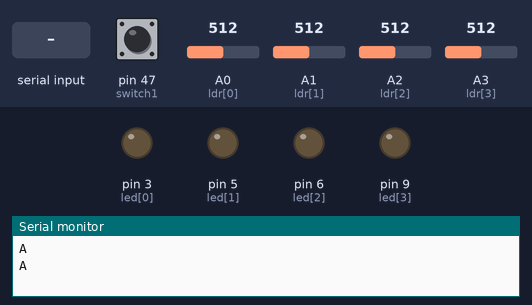
Bench run of a sketch on a simulated Arduino Mega 2560, built with avr-gcc and run on an emulated ATmega2560. Parts: output pins drawn as LEDs (lit = HIGH), the last lines printed to the serial monitor. Inputs (shaded band) come from the test bench; at power-on: A3 (ldr[3]) = 512, A0 (ldr[0]) = 512, A1 (ldr[1]) = 512, A2 (ldr[2]) = 512, pin 47 (switch1) HIGH.

Above: at 1.0 s.
1.1 s: "A" received over Serial
At 2.1 s:
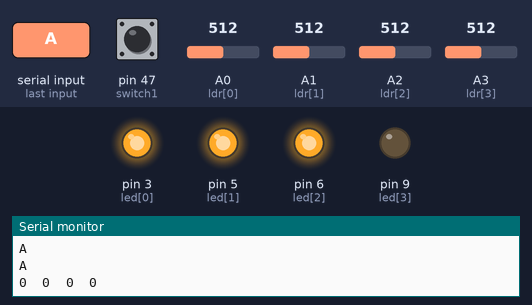
3.0 s: A3 (ldr[3]) set to 716
At 3.9 s:
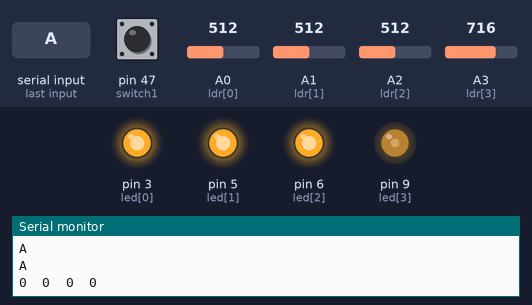
4.5 s: A0 (ldr[0]) set to 306
At 5.4 s:
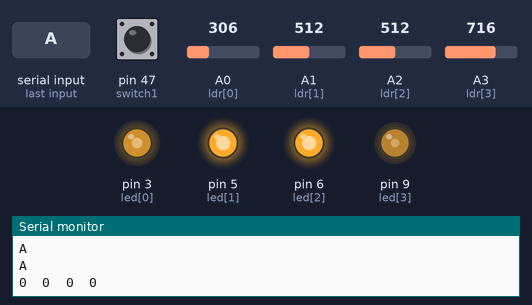
6.0 s: A1 (ldr[1]) set to 306
At 6.6 s:
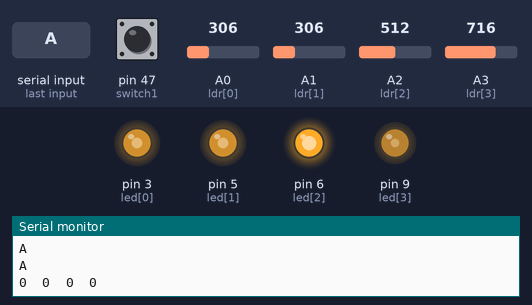
7.5 s: A2 (ldr[2]) set to 306
At 8.7 s:
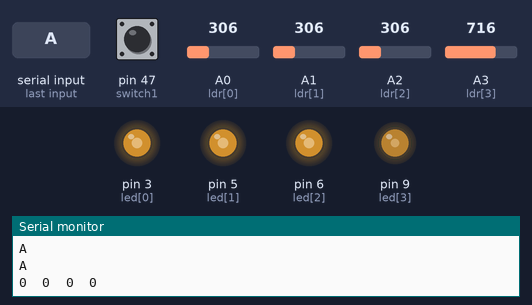
9.0 s: A0 (ldr[0]) set to 30
At 10.0 s:
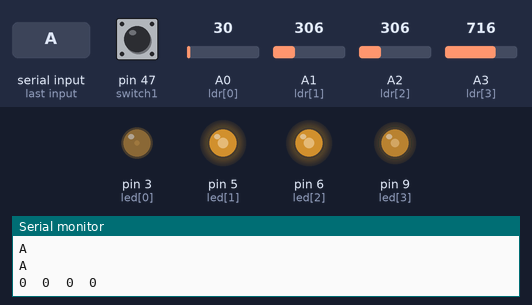
Timing chart, 0 to 11.5 s (numbered marks = the images above; inputs shaded):
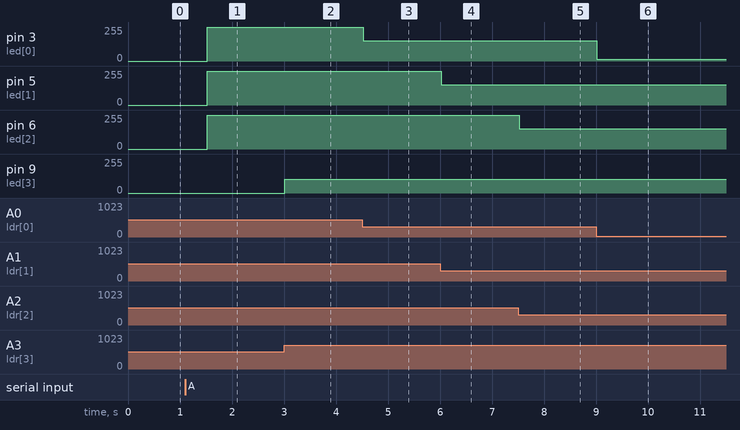

The sketch:

Serial-4ch_Processing_20161204a_working-recorder.ino
```cpp
/*
Candle Sensor Campfire - AnalogReadSerial
Nic Hansen - 20161107
with much [appreciated] copy&paste from others' examples.
...
Branched from "Record-Replay_20161106c_processing-4ch.ino"
*/

//............................................................
//=======================VARIABLES============================
//============================================================

// input variables
const int ldrs = 4;  // number of sensors attached, for calculating arrays.
const int ldr[ldrs] = {A0, A1, A2, A3};  // light dependent resistors (ldr).
const int switch1 = 47;  // switch (use internal pullup).
const int pots = 3;  // number of pots for controlling.
const int pot[pots] = {A4, A5, A6};  // pots for controlling.
byte inByte;  // for receiving serial markers.

// output & tuning variables
const int outputs = 4;  // number of output channels to processing. (was 15).
const int led[outputs] = {3, 5, 6, 9};  // LED outs with PWM for brightness control. (was {2, 3, 4, 5, 6, 7, 8, 9, 10, 11, 12, 13, 44, 45, 46})
const int smoothing = 2;  // number of rows for arrays (for old vals and for averaging). (was 4).
int inVal[ldrs][smoothing];  // array to store&communicate LED outputs.
const int delayHistory = 2;  // history cycles to skip for for each light delay level. (was 3).
const int history = (delayHistory * smoothing);  // nuber of rows for arrays, for output delay.
int storageVal[outputs][history];  // array to store&tune.
int outVal [outputs];  // array for communicating tuned outputs.
int inputLow = 0;  // for tuning input off (0-1023) (higher is more sensitive). (was 230).
int inputHigh = 1023;  // for tuning input full (0-1023) (lower is more sensitive). (was 350).
int storageLow = 0;  // for storing input off.
int storageHigh = 1023;  // for storing input full (cap at 512).
int outputLow = 0;  // for tuning output off (0-255). (was 120).
int outputHigh = 1023;  // for tuning full (0-255). (was 255).

// record/replay components
const int lengthSample = 50;  // number of samples to record for replay. (was 680).
int countSample = 0;  // keep track of current sample in record/replay.
int storeSample[ldrs][lengthSample];  // array to store recorded samples for replay.
bool recordingMode = true;  // true=recording; false=replay (ie.not recording).
bool recordingComplete = false;  // have we finished one cycle of recording?

// administrative variables
int ldrRead[ldrs];
bool switchOff1 = false;  // is the switch on? (for onboard pullup resistor, low(0) is on)
int delayAnalog = 2;  // millis between each analog read (multiplied by 5+!).
int delayPrint = 1000;  // millis between printing to serial.
int i = 0;  // for counting in arrays and stuff.
int j = 0;  // for counting in arrays and stuff.
int sum = 0;  // for averaging arrays and stuff.
unsigned long currentMillis = 0;
unsigned long lastMillis = 0;
unsigned long lastMillisPrint = 0;
unsigned long timeLoop = 0;

//............................................................
//............................................................
//=========================SETUP==============================
//============================================================
// the setup routine runs once when you press reset:
void setup() {
  // initialize serial communication at 9600 bits per second:
  Serial.begin(9600);
    // establishContact with Processing over serial
  while (Serial.available() <= 0) {
    Serial.println("A");   // send a capital A
    delay(500);
  }  // close "while(Serial.available...)"
  // input pins:
  pinMode(switch1, INPUT_PULLUP);  // internal Pullup resistor, LOW (0) will indicate closed circuit.
  for (i = 0; i < ldrs; i++) {
    pinMode(ldr[i], INPUT);  // turn on input pin for each sensor.
  }  // close "for(i=0...)"
  // output pins:
  for (i = 0; i < outputs; i++) {
    pinMode(led[i], OUTPUT);  // turn on output pins.
  }  // close "for(i=0...)"
  // start clocks
  currentMillis = millis();
  lastMillis = millis();
  lastMillisPrint = millis();
}  // close setup
//............................................................
//............................................................
//=========================LOOP===============================
//============================================================
// the loop routine runs over and over again forever:
void loop() {
  timekeeping();  // update counters.
  readInputs();  // check controls.
  modeSelect();  // determine what mode has been selected.
  if (recordingMode == true) {
    readLDR();  // read LDR (light sensor) inputs and store them.
  }  // close "if(recordingMode...)"
  else {
    playLDR();  // retrieve LDR (light sensor) values that were stored:
  }  // close "else."
  records();  // update records with previous vals.
  equations();  // convert to meaningful units.
  // printReadings(); // serial print the converted input values.
  light(); // actuate lights.
  communicateSerial();  // send array to "lights" on computer in Processing.
}  // close loop
//............................................................
//............................................................
//=======================FUNCTIONS============================
//============================================================
//...................timekeeping function.....................
//~~~~~~~~~~~~~~~~~~~~~~~~~~~~~~~~~~~~~~~~~~~~~~~~~~~~~~~~~~~~
void timekeeping() {
  lastMillis = currentMillis;
  currentMillis = millis();
  timeLoop = currentMillis - lastMillis;
  if (countSample >= lengthSample) {  // if we're at sample max.
    countSample = 0;  // ...reset counter.
    recordingComplete = true;  // mark the recording as complete.
  }  // close "if(countSample...)"
}  // close timekeeping function.
//............................................................
//.....................readInputs function....................
//~~~~~~~~~~~~~~~~~~~~~~~~~~~~~~~~~~~~~~~~~~~~~~~~~~~~~~~~~~~~
void readInputs() {  // check controls.
  switchOff1 = digitalRead(switch1);  // check switch1.
  delay(delayAnalog);  //give a moment to stabilize voltage.
//  outputHigh = map(analogRead(pot[0]), 0, 1023, 0, 255);
//  delay(delayAnalog);  //give a moment to stabilize voltage.
//  inputLow = map(analogRead(pot[1]), 0, 1023, 30, 255);
//  delay(delayAnalog);  //give a moment to stabilize voltage.
//  inputHigh = map(analogRead(pot[2]), 0, 1023,   0, 255);
}  // close "readInputs" function.
//............................................................
//.....................modeSelect function....................
//~~~~~~~~~~~~~~~~~~~~~~~~~~~~~~~~~~~~~~~~~~~~~~~~~~~~~~~~~~~~
void modeSelect() {  // determine what mode has been selected.
  if (switchOff1 == false) {  // if the switch is on...
    if (recordingComplete == true) {  // ...and if recording is full...
      recordingMode = false;  // ...stop recording (and just play back).
    }  // close "if(recordingComplete...)"
  }  // close "if(recordingMode...)"
  if (switchOff1 == true) {  // if switch is off...
    recordingMode = true;  // ...keep reading the sensors.
  }  // close "if(switchOff1=true...)"
}  // close "modeSelect" function.
//............................................................
//.....................records function.......................
//~~~~~~~~~~~~~~~~~~~~~~~~~~~~~~~~~~~~~~~~~~~~~~~~~~~~~~~~~~~~
void records() {
  for (i = 0 ; i < outputs ; i++) {  // shift values down...
    for (j = 0 ; j < (smoothing - 1) ; j++) {  // ...for averaging (smoothing).
      inVal[i][(smoothing - 1 - j)] = inVal[i][(smoothing - 2 - j)];
    }  // close "for(j...)"
    for (j = 0 ; j < (history - 1) ; j++) {  // ...for delaying.
      storageVal[i][(history - 1 - j)] = storageVal[i][(history - 2 - j)];
    }  // close "for(j...)"
  }  // close "for(i...)"
}  // close records function.
//............................................................
//......................readLDRfunction.......................
//~~~~~~~~~~~~~~~~~~~~~~~~~~~~~~~~~~~~~~~~~~~~~~~~~~~~~~~~~~~~
void readLDR() {  // read LDR (light sensor) inputs and store them:
  for (i = 0; i < ldrs; i++) {
    delay(delayAnalog);
    ldrRead[i] = analogRead(ldr[i]);
    storeSample[i][countSample] = ldrRead[i];
  }  // close "for(i=0...)"
  countSample++;
}  // close function readLDR
//............................................................
//......................playLDRfunction.......................
//~~~~~~~~~~~~~~~~~~~~~~~~~~~~~~~~~~~~~~~~~~~~~~~~~~~~~~~~~~~~
void playLDR() {  // retrieve LDR (light sensor) values that were stored:
  for (i = 0; i < ldrs; i++) {
    delay(delayAnalog);
    ldrRead[i] = storeSample[i][countSample];
  }  // close "for(i=0...)"
  countSample++;
}  // close function readLDR
//............................................................
//...................equations function.......................
//~~~~~~~~~~~~~~~~~~~~~~~~~~~~~~~~~~~~~~~~~~~~~~~~~~~~~~~~~~~~
void equations() {  // convert input values to meaningful units, add delays.
  // map inputs to storage range.
  for (i = 0; i < ldrs; i++) {
    inVal[i][0] = map(ldrRead[i], inputLow, inputHigh, storageLow, storageHigh);  // tune on-off for lights. (was 230, 350, 120, 255).
    inVal[i][0] = constrain(inVal[i][0], storageLow, storageHigh);  // constrain to valid range, just in case outlier.
  }  // close "for(int i...)"
  // do smoothing and sensitivity settings.
  for (i = 0; i < outputs; i++) {
    if (i < ldrs) {  // set first 4 as average of prev (smoothing).
      sum = 0;
      for (j = 1; j < smoothing; j++) {
        sum = sum + inVal[i][j];
      }  // close "for(j=0...)"
      storageVal[i][0] = sum / smoothing; // smooth by averaging recent readings.
    }  // close "if(i<ldrs...)"
    else {
      storageVal[i][0] = storageVal[i - ldrs][delayHistory - 1];
    }  // close else.
    outVal[i] = map(storageVal[i][0], storageLow, storageHigh, outputLow, outputHigh);  // tune according to settings.
  }  // close "for(i...)"
}  // end function equations.
//............................................................
//.................printReadings function.....................
//~~~~~~~~~~~~~~~~~~~~~~~~~~~~~~~~~~~~~~~~~~~~~~~~~~~~~~~~~~~~
void printReadings() {  // print the converted input values.
  if (currentMillis > (lastMillisPrint + delayPrint)) {
    Serial.println("");
    Serial.println("~~~~~~~~~~~~~~~~~~~~~~~~~~~~~~~~~~~~~~~~~~");
    Serial.print("cycle time 0.");
    Serial.print(timeLoop);
    Serial.println(" seconds");
    Serial.println("~~~~~~~~~~~~~~~~~~~~~~~~~~~~~~~~~~~~~~~~~~");
    Serial.println("__inVals__");
    Serial.println("");
    for (i = 0; i < outputs; i++) {
      Serial.print("storageVal[");
      Serial.print(i);
      Serial.print("][0] = ");
      Serial.println(storageVal[i][0]);
      Serial.println("");
    }  // close "for(int i=0...)"
    Serial.println("");
    lastMillisPrint = currentMillis ;
  }  // end if(currentMillisPrint...).
}  // end function printReadings.
//............................................................
//......................light function........................
//~~~~~~~~~~~~~~~~~~~~~~~~~~~~~~~~~~~~~~~~~~~~~~~~~~~~~~~~~~~~
void light() {  // actuate lighs according to [ldr] light sensors.
  for (i = 0; i < outputs; i++) {
    analogWrite(led[i], outVal[i]);  //
  }  // close "for(int i=0...)"
}  // end function lights.
//............................................................
//.............communicateSerial function.....................
//~~~~~~~~~~~~~~~~~~~~~~~~~~~~~~~~~~~~~~~~~~~~~~~~~~~~~~~~~~~~
void communicateSerial() {
  // if we get a valid byte, read analog ins:
  if (Serial.available() > 0) {
    // get incoming byte:
    inByte = Serial.read();
    if (inByte == 'A') {
      // send sensor values:
      for ( i = 0; i < outputs; i++) {
        Serial.print(outVal[i]);
        Serial.print('\t');  // separator.
      }  // close "for(i=0...)
      Serial.println("");
      delay(1);  // short delay for stability.
    }  // close "if(inByte==A...)"
  }  // close "if(Serial.available...)"
}  // close communicateSerial function.
//............................................................
```

Measured:
- after the input at 1.1 s, pin 3 (led[0]), pin 5 (led[1]), pin 6 (led[2]): 0/255 → 255/255 after 0.42 s
- after the input at 3.0 s, pin 9 (led[3]): 0/255 → 102/255 at once
- after the input at 4.5 s, pin 3 (led[0]): 255/255 → 153/255 at once
- after the input at 6.0 s, pin 5 (led[1]): 255/255 → 153/255 at once
- after the input at 7.5 s, pin 6 (led[2]): 255/255 → 153/255 at once
- after the input at 9.0 s, pin 3 (led[0]): 153/255 → 15/255 at once
